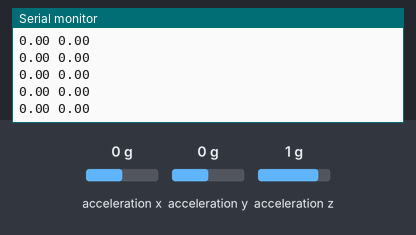
Bench run of a sketch on a simulated ESP32. On the bench: the last lines printed to the serial monitor. The inputs (shaded band) are chosen by the test bench; at power-on: acceleration x 0 g, acceleration y 0 g, acceleration z 1 g.

Above: at 1.2 s.
1.3 s: acceleration x set to -1.4 g
At 1.42 s:
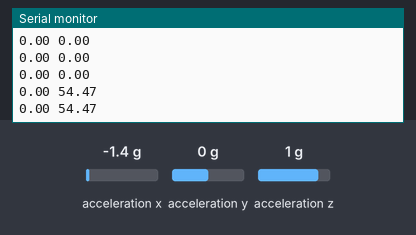
2.8 s: acceleration y set to -1.4 g
At 2.82 s:
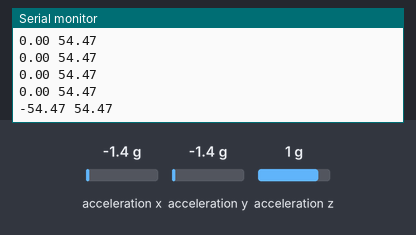
4.3 s: acceleration z set to -1.4 g
At 4.33 s:
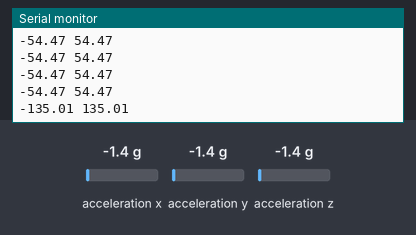
Timing chart, 0 to 7.3 s (numbered marks = the images above; inputs shaded):
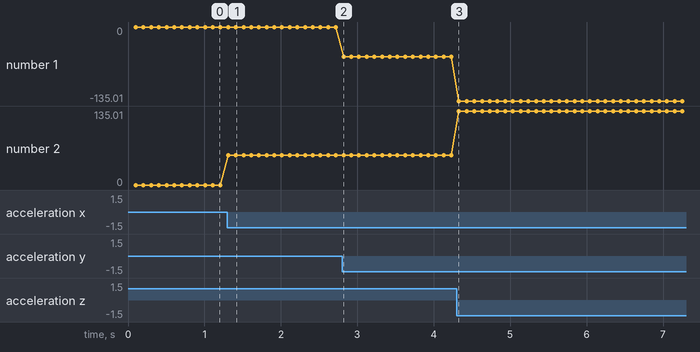

Measured:
- after the input at 1.3 s, the serial monitor: prints a new line at once (image 1)
- after the input at 2.8 s, the serial monitor: prints a new line at once (image 2)
- after the input at 4.3 s, the serial monitor: prints a new line at once (image 3)
- plotted number 1: 0 → -54.47 after the input at 2.8 s, -54.47 → -135.01 after the input at 4.3 s
- plotted number 2: 0 → 54.47 after the input at 1.3 s, 54.47 → 135.01 after the input at 4.3 s

The sketch:

M5Slave.ino
```cpp
#include "M5Atom.h" //helper functions for the MPU
#include <Adafruit_NeoPixel.h> //This is for the onboard LEDs
#include <esp_now.h>
#include <WiFi.h>

uint8_t master[] = {0x4C,0x75,0x25,0xC4,0xFA,0xF4}; //GREY

//Use the same float for all 3 devices, Reduce complexity(?)
typedef struct struct_message{
    float pitch_angle;
    float roll_angle;

} struct_message; //define struct and then initalise it

struct_message message;
esp_now_peer_info_t peerInfo;

float pitch, roll, yaw;
unsigned long time_now = millis();
int sampling_period = 100; //Changed on data rcv


void SetUpESPNOW(){
    WiFi.mode(WIFI_STA);

    // Init ESP-NOW
    if (esp_now_init() != ESP_OK) {
        Serial.println("Error initializing ESP-NOW");
        return;
    }

    esp_now_register_send_cb(OnDataSent);

    peerInfo.channel = 0;
    peerInfo.encrypt = false;

    memcpy(peerInfo.peer_addr, master, 6);
    if (esp_now_add_peer(&peerInfo) != ESP_OK){
        Serial.println("Failed to add master");
        return;
    }

    Serial.println("ESPNOW setup");

}


void OnDataSent(const uint8_t *mac_addr, esp_now_send_status_t status) {

    //Mostly debugging messages > don't do anything

    //Serial.print("\r\nLast Packet Send Status:\t");
    //Serial.println(status == ESP_NOW_SEND_SUCCESS ? "Delivery Success" : "Delivery Fail");

    return;
}

void setup(){
    M5.begin();
    Serial.begin(115200);
    M5.IMU.Init();
    SetUpESPNOW();


}

void loop(){
    if(millis() - time_now >= sampling_period){


        //IMU calc and send
        M5.IMU.getAhrsData(&pitch,&roll,&yaw);

        message.roll_angle = roll;
        message.pitch_angle = pitch;

        esp_now_send(master, (uint8_t *) &message, sizeof(message));

        Serial.print(roll);
        Serial.print(" ");
        Serial.println(pitch);
        //Reset variable

        time_now = millis(); // reset time for next sample


    }

}
```
